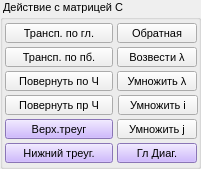
   <widget class="QGroupBox" name="MatC_groupBoxDey">
    <property name="geometry">
     <rect>
      <x>580</x>
      <y>330</y>
      <width>201</width>
      <height>169</height>
     </rect>
    </property>
    <property name="font">
     <font>
      <pointsize>8</pointsize>
     </font>
    </property>
    <property name="title">
     <string> Действие с матрицей C</string>
    </property>
    <widget class="QPushButton" name="MatC_TransGlav">
     <property name="geometry">
      <rect>
       <x>5</x>
       <y>23</y>
       <width>108</width>
       <height>20</height>
      </rect>
     </property>
     <property name="text">
      <string>Трансп. по гл.</string>
     </property>
     <property name="checkable">
      <bool>false</bool>
     </property>
     <property name="autoDefault">
      <bool>false</bool>
     </property>
     <property name="default">
      <bool>false</bool>
     </property>
    </widget>
    <widget class="QPushButton" name="MatC_Obrat">
     <property name="geometry">
      <rect>
       <x>117</x>
       <y>23</y>
       <width>80</width>
       <height>20</height>
      </rect>
     </property>
     <property name="text">
      <string>Обратная</string>
     </property>
    </widget>
    <widget class="QPushButton" name="MatC_Vozvesti">
     <property name="geometry">
      <rect>
       <x>117</x>
       <y>47</y>
       <width>80</width>
       <height>20</height>
      </rect>
     </property>
     <property name="text">
      <string>Возвести λ</string>
     </property>
    </widget>
    <widget class="QPushButton" name="MatC_Umnoj_na_lam">
     <property name="geometry">
      <rect>
       <x>117</x>
       <y>71</y>
       <width>80</width>
       <height>20</height>
      </rect>
     </property>
     <property name="text">
      <string>Умножить λ</string>
     </property>
    </widget>
    <widget class="QPushButton" name="MatC_TransPoboch">
     <property name="geometry">
      <rect>
       <x>5</x>
       <y>47</y>
       <width>108</width>
       <height>20</height>
      </rect>
     </property>
     <property name="text">
      <string>Трансп. по пб.</string>
     </property>
     <property name="checkable">
      <bool>false</bool>
     </property>
     <property name="autoDefault">
      <bool>false</bool>
     </property>
     <property name="default">
      <bool>false</bool>
     </property>
    </widget>
    <widget class="QPushButton" name="MatC_PoChas">
     <property name="geometry">
      <rect>
       <x>5</x>
       <y>71</y>
       <width>108</width>
       <height>20</height>
      </rect>
     </property>
     <property name="text">
      <string>Повернуть по Ч</string>
     </property>
    </widget>
    <widget class="QPushButton" name="MatC_ProtChas">
     <property name="geometry">
      <rect>
       <x>5</x>
       <y>95</y>
       <width>108</width>
       <height>20</height>
      </rect>
     </property>
     <property name="text">
      <string>Повернуть пр Ч</string>
     </property>
    </widget>
    <widget class="QPushButton" name="MatC_VerhTreyg">
     <property name="geometry">
      <rect>
       <x>5</x>
       <y>119</y>
       <width>108</width>
       <height>20</height>
      </rect>
     </property>
     <property name="styleSheet">
      <string notr="true">background-color: rgb(193, 164, 255);</string>
     </property>
     <property name="text">
      <string>Верх.треуг</string>
     </property>
    </widget>
    <widget class="QPushButton" name="MatC_Diag">
     <property name="geometry">
      <rect>
       <x>117</x>
       <y>143</y>
       <width>80</width>
       <height>20</height>
      </rect>
     </property>
     <property name="styleSheet">
      <string notr="true">background-color: rgb(193, 164, 255);</string>
     </property>
     <property name="text">
      <string>Гл Диаг.</string>
     </property>
    </widget>
    <widget class="QPushButton" name="MatC_NijnTreyg">
     <property name="geometry">
      <rect>
       <x>5</x>
       <y>143</y>
       <width>108</width>
       <height>20</height>
      </rect>
     </property>
     <property name="styleSheet">
      <string notr="true">background-color: rgb(193, 164, 255);</string>
     </property>
     <property name="text">
      <string>Нижний треуг.</string>
     </property>
    </widget>
    <widget class="QPushButton" name="MatC_Umnoj_iStr_na_i">
     <property name="geometry">
      <rect>
       <x>118</x>
       <y>95</y>
       <width>80</width>
       <height>20</height>
      </rect>
     </property>
     <property name="text">
      <string>Умножить i</string>
     </property>
    </widget>
    <widget class="QPushButton" name="MatC_Umnoj_jStl_na_j">
     <property name="geometry">
      <rect>
       <x>117</x>
       <y>119</y>
       <width>80</width>
       <height>20</height>
      </rect>
     </property>
     <property name="text">
      <string>Умножить j</string>
     </property>
    </widget>
   </widget>
